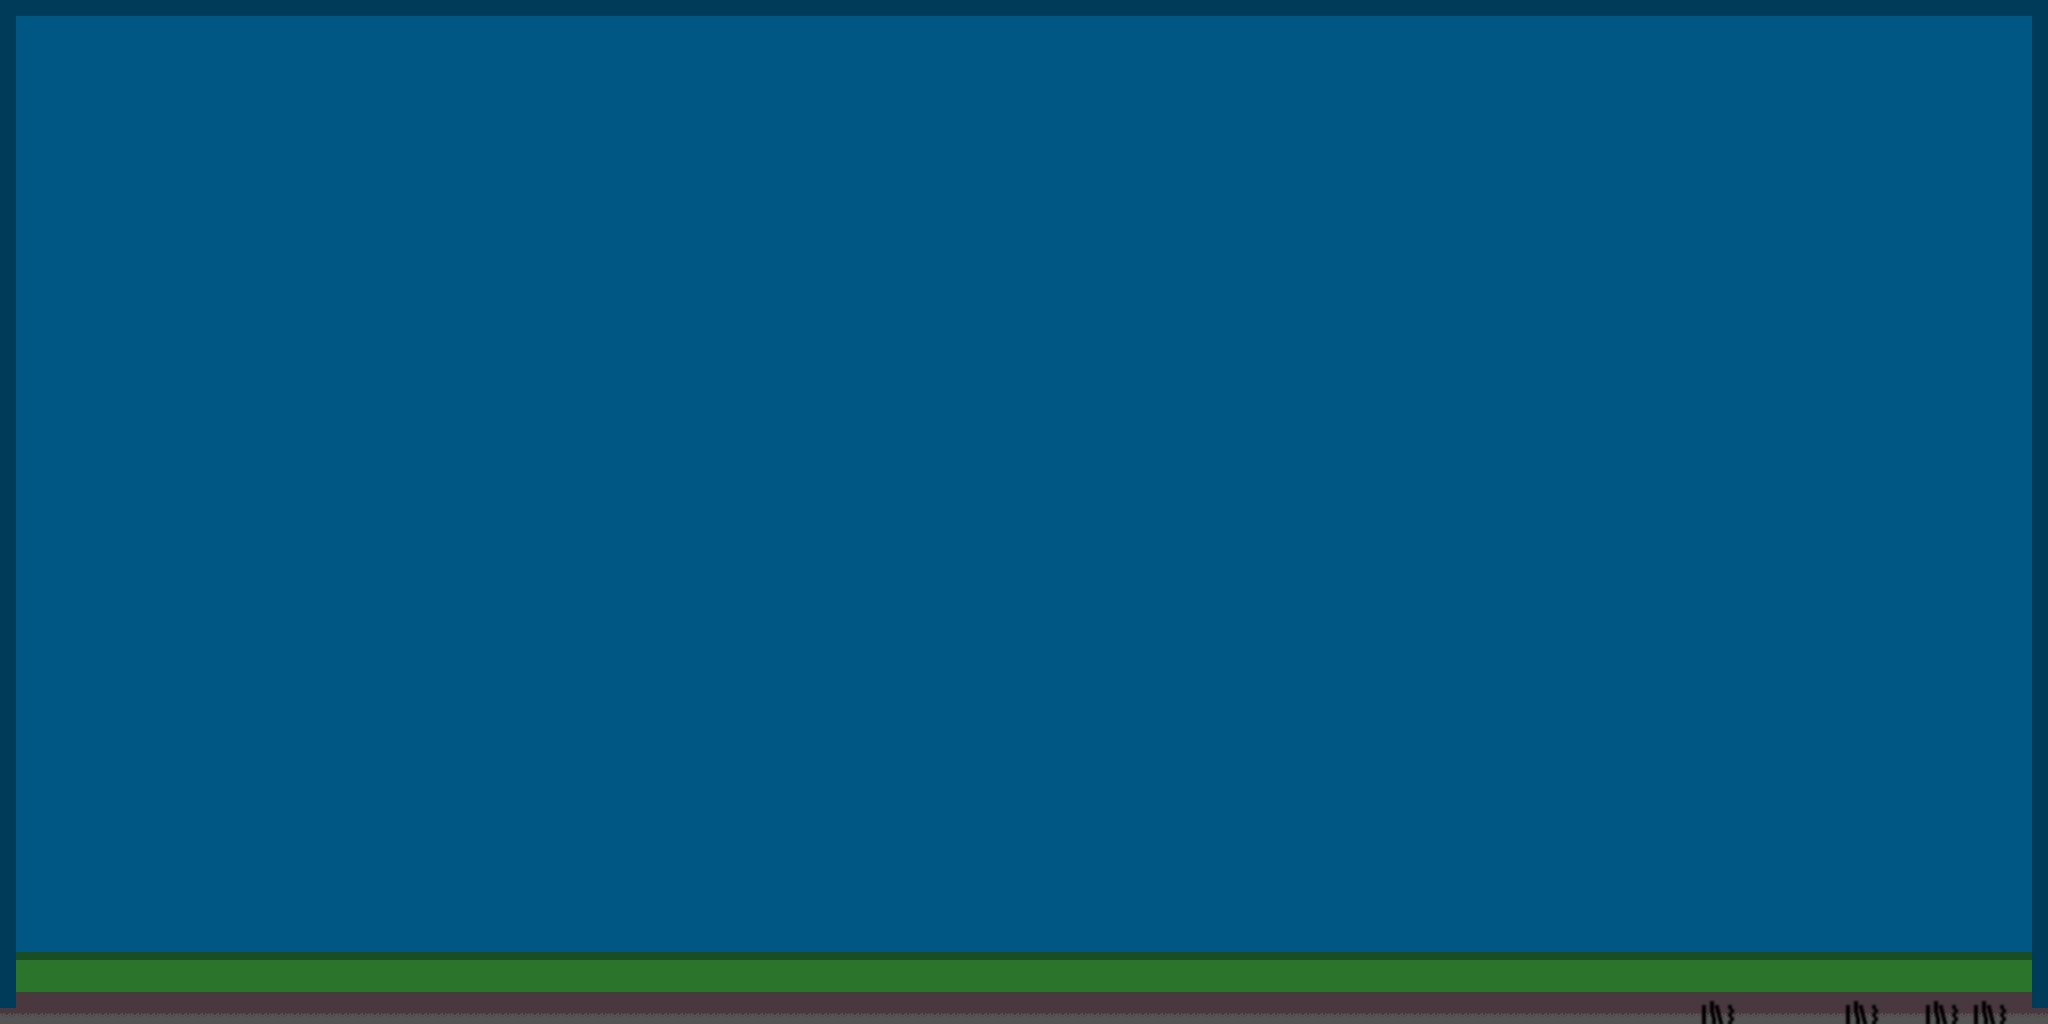

This is a level from a 2D game, rendered from its Tiled map with the project's own tilesets. A one-line summary and the map file follow, with tile-layer data summarised:
An orthogonal 128x64 tile map with 16x16 px tiles, 4 tile layers (background, midground, walls, foreground), 1 hidden layer not drawn, 2 tilesets and 26 objects.

<map version="1.0" orientation="orthogonal" renderorder="right-down" width="128" height="64" tilewidth="16" tileheight="16" nextobjectid="47">
 <tileset firstgid="1" name="tiles" tilewidth="16" tileheight="16">
  <image source="tiles.png" width="128" height="80" />
 </tileset>
 <tileset firstgid="41" name="tilesFG" tilewidth="16" tileheight="16">
  <image source="tilesFG.png" width="48" height="32" />
 </tileset>
 <layer name="background" width="128" height="64">
  <data>[8192 cells, 8192 non-empty, 1 distinct tile ids]</data>
 </layer>
 <layer name="midground" width="128" height="64">
  <data>[8192 cells, 504 non-empty, 3 distinct tile ids]</data>
 </layer>
 <layer name="wallShadow" width="128" height="64" visible="0">
  <data>[8192 cells, 0 non-empty, 0 distinct tile ids]</data>
 </layer>
 <layer name="walls" width="128" height="64">
  <data>[8192 cells, 380 non-empty, 2 distinct tile ids]</data>
 </layer>
 <objectgroup name="objects">
  <object id="1" x="1936" y="944" width="8" height="8">
   <properties>
    <property name="taste" value="1" />
   </properties>
  </object>
  <object id="17" x="64" y="432" width="8" height="8">
   <properties>
    <property name="taste" value="1" />
   </properties>
  </object>
  <object id="18" x="64" y="336" width="8" height="8">
   <properties>
    <property name="taste" value="1" />
   </properties>
  </object>
  <object id="19" x="64" y="400" width="8" height="8">
   <properties>
    <property name="taste" value="1" />
   </properties>
  </object>
  <object id="20" x="64" y="208" width="8" height="8">
   <properties>
    <property name="taste" value="1" />
   </properties>
  </object>
  <object id="21" x="64" y="272" width="8" height="8">
   <properties>
    <property name="taste" value="1" />
   </properties>
  </object>
  <object id="22" x="64" y="144" width="8" height="8">
   <properties>
    <property name="taste" value="2" />
   </properties>
  </object>
  <object id="23" x="1792" y="912" width="8" height="8">
   <properties>
    <property name="taste" value="1" />
   </properties>
  </object>
  <object id="24" x="1632" y="880" width="8" height="8">
   <properties>
    <property name="taste" value="1" />
   </properties>
  </object>
  <object id="27" x="1472" y="848" width="8" height="8">
   <properties>
    <property name="taste" value="1" />
   </properties>
  </object>
  <object id="28" x="1296" y="816" width="8" height="8">
   <properties>
    <property name="taste" value="1" />
   </properties>
  </object>
  <object id="29" x="1136" y="784" width="8" height="8">
   <properties>
    <property name="taste" value="1" />
   </properties>
  </object>
  <object id="30" x="976" y="752" width="8" height="8">
   <properties>
    <property name="taste" value="1" />
   </properties>
  </object>
  <object id="31" x="816" y="720" width="8" height="8">
   <properties>
    <property name="taste" value="1" />
   </properties>
  </object>
  <object id="32" x="640" y="688" width="8" height="8">
   <properties>
    <property name="taste" value="1" />
   </properties>
  </object>
  <object id="33" x="480" y="656" width="8" height="8">
   <properties>
    <property name="taste" value="1" />
   </properties>
  </object>
  <object id="35" x="64" y="592" width="8" height="8">
   <properties>
    <property name="taste" value="1" />
   </properties>
  </object>
  <object id="36" x="16" y="528" width="8" height="8">
   <properties>
    <property name="taste" value="1" />
   </properties>
  </object>
  <object id="37" x="64" y="368" width="8" height="8">
   <properties>
    <property name="taste" value="1" />
   </properties>
  </object>
  <object id="38" x="64" y="304" width="8" height="8">
   <properties>
    <property name="taste" value="1" />
   </properties>
  </object>
  <object id="39" x="64" y="240" width="8" height="8">
   <properties>
    <property name="taste" value="1" />
   </properties>
  </object>
  <object id="40" x="64" y="176" width="8" height="8">
   <properties>
    <property name="taste" value="1" />
   </properties>
  </object>
  <object id="41" x="64" y="464" width="8" height="8">
   <properties>
    <property name="taste" value="1" />
   </properties>
  </object>
  <object id="44" x="320" y="624" width="8" height="8">
   <properties>
    <property name="taste" value="1" />
   </properties>
  </object>
  <object id="45" x="112" y="656" width="8" height="8">
   <properties>
    <property name="taste" value="1" />
   </properties>
  </object>
 </objectgroup>
 <objectgroup name="enemys" />
 <layer name="foreground" width="128" height="64">
  <data>[8192 cells, 24 non-empty, 6 distinct tile ids]</data>
 </layer>
 <objectgroup name="spawn">
  <object id="46" x="1968" y="992" width="16" height="16" />
 </objectgroup>
</map>
